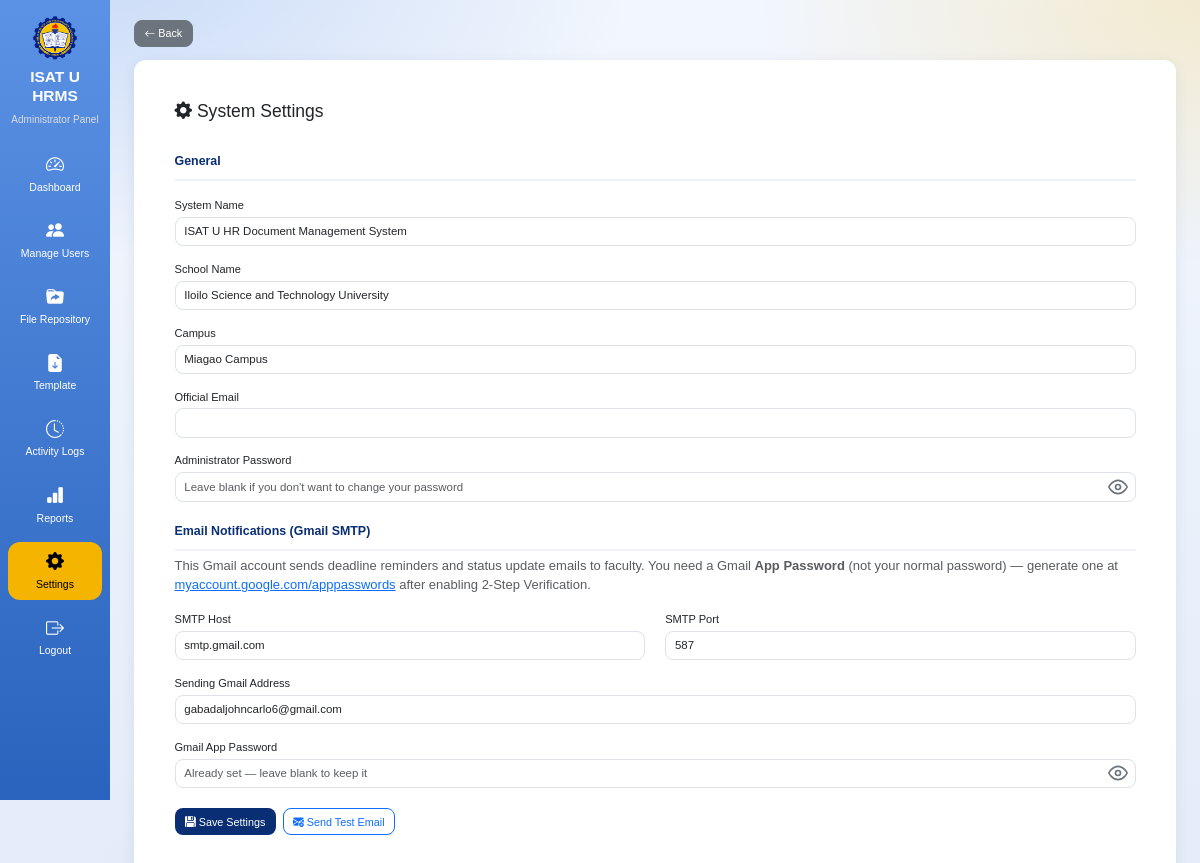
/admin/settings.php (signed in), run on the app's committed database.
### tables this page shows
CREATE TABLE `system_settings` (
  `id` int(11) NOT NULL AUTO_INCREMENT,
  `system_name` varchar(255) DEFAULT NULL,
  `school_name` varchar(255) DEFAULT NULL,
  `campus` varchar(255) DEFAULT NULL,
  `official_email` varchar(255) DEFAULT NULL,
  `smtp_host` varchar(100) DEFAULT 'smtp.gmail.com',
  `smtp_port` int(5) DEFAULT 587,
  `smtp_username` varchar(150) DEFAULT NULL,
  `smtp_app_password` varchar(255) DEFAULT NULL,
  PRIMARY KEY (`id`)
);

### admin/settings.php (the view, shortened to what this page needs)
<?php
include "../db.php";
$settings=mysqli_fetch_assoc(mysqli_query($conn,"
SELECT *
FROM system_settings
LIMIT 1
"));
?>
<!DOCTYPE html>
<html lang="en">
<head>
<link href="https://cdn.jsdelivr.net/npm/bootstrap@5.3.3/dist/css/bootstrap.min.css" rel="stylesheet">
<link href="https://cdn.jsdelivr.net/npm/bootstrap-icons@1.11.3/font/bootstrap-icons.css" rel="stylesheet">
<link rel="stylesheet" href="../assets/ui.css">
</head>
<body>
<div class="sidebar">
<a href="dashboard.php" title="Go to Dashboard" style="padding:0;margin:0 auto 4px;background:none;display:block;width:fit-content;text-decoration:none;"><img src="../images/isatu_logo.png"></a>
<h3>ISAT U HRMS</h3>
<p>Administrator Panel</p>
<a href="dashboard.php"><i class="bi bi-speedometer2"></i>Dashboard</a>
<a href="users.php"><i class="bi bi-people-fill"></i>Manage Users</a>
<a href="repository.php"><i class="bi bi-folder-symlink-fill"></i>File Repository</a>
<a href="templates.php"><i class="bi bi-file-earmark-arrow-down-fill"></i> Template</a>
<a href="activity_logs.php"><i class="bi bi-clock-history"></i>Activity Logs</a>
<a href="reports.php"><i class="bi bi-bar-chart-fill"></i>Reports</a>
<a href="settings.php" class="active"><i class="bi bi-gear-fill"></i>Settings</a>
<a href="../logout.php" onclick="return confirm('Are you sure you want to log out?')"><i class="bi bi-box-arrow-right"></i>Logout</a>
</div>
<div class="main">
<a href="dashboard.php" class="btn btn-secondary mb-3">
<i class="bi bi-arrow-left"></i> Back
</a>
<div class="card p-5">
<h2 class="mb-4">
<i class="bi bi-gear-fill"></i>
System Settings
</h2>
<form method="POST">
<div class="section-title">General</div>
<div class="mb-3">
<label class="form-label">System Name</label>
<input type="text" name="system_name" class="form-control"
value="<?php echo htmlspecialchars($settings['system_name']); ?>">
</div>
<div class="mb-3">
<label class="form-label">School Name</label>
<input type="text" name="school_name" class="form-control"
value="<?php echo htmlspecialchars($settings['school_name']); ?>">
</div>
<div class="mb-3">
<label class="form-label">Campus</label>
<input type="text" name="campus" class="form-control"
value="<?php echo htmlspecialchars($settings['campus']); ?>">
</div>
<div class="mb-3">
<label class="form-label">Official Email</label>
<input type="email" name="email" class="form-control"
value="<?php echo htmlspecialchars($settings['official_email']); ?>">
</div>
<div class="mb-4">
<label class="form-label">Administrator Password</label>
<input type="password" name="password" class="form-control"
placeholder="Leave blank if you don't want to change your password">
</div>
<div class="section-title">Email Notifications (Gmail SMTP)</div>
<p class="text-muted" style="font-size:13px;margin-top:-10px;margin-bottom:15px;">
This Gmail account sends deadline reminders and status update emails to faculty.
You need a Gmail <strong>App Password</strong> (not your normal password) —
generate one at
<a href="https://myaccount.google.com/apppasswords" target="_blank">myaccount.google.com/apppasswords</a>
after enabling 2-Step Verification.
</p>
<div class="row">
<div class="col-md-6 mb-3">
<label class="form-label">SMTP Host</label>
<input type="text" name="smtp_host" class="form-control"
value="<?php echo htmlspecialchars($settings['smtp_host'] ?: 'smtp.gmail.com'); ?>">
</div>
<div class="col-md-6 mb-3">
<label class="form-label">SMTP Port</label>
<input type="number" name="smtp_port" class="form-control"
value="<?php echo htmlspecialchars($settings['smtp_port'] ?: 587); ?>">
</div>
</div>
<div class="mb-3">
<label class="form-label">Sending Gmail Address</label>
<input type="email" name="smtp_username" class="form-control"
placeholder="yourhroffice@gmail.com"
value="<?php echo htmlspecialchars($settings['smtp_username'] ?? ''); ?>">
</div>
<div class="mb-4">
<label class="form-label">Gmail App Password</label>
<input type="password" name="smtp_app_password" class="form-control"
placeholder="<?php echo !empty($settings['smtp_app_password']) ? 'Already set — leave blank to keep it' : '16-character App Password'; ?>">
</div>
<div class="d-flex gap-2">
<button type="submit" name="save" class="btn btn-save">
<i class="bi bi-floppy-fill"></i>
Save Settings
</button>
<button type="submit" name="send_test_email" class="btn btn-outline-primary">
<i class="bi bi-envelope-check-fill"></i>
Send Test Email
</button>
</div>
</form>
</div>
</div>
</body>
</html>

### assets/ui.css (style rules this page uses)
html { font-size:13.5px !important; }
body { font-size:.92rem; background: radial-gradient(900px 500px at 8% -5%, rgba(91,146,229,.28), transparent 60%), radial-gradient(800px 480px at 100% 0%, rgba(245,180,0,.18), transparent 55%), radial-gradient(900px 600px at 50% 110%, rgba(18,60,146,.16), transparent 60%), linear-gradient(180deg,#f2f6fd 0%,#e4ecf9 100%) !important; background-attachment:fixed !important; }
h2 { font-size:1.3rem !important; }
h3 { font-size:1.15rem !important; }
.main { padding:20px 24px !important; }
.stat-card,.chart-card,.card,.profile-card,.card-box { border-radius:12px !important;box-shadow:0 4px 14px rgba(10,46,115,.08) !important; }
.btn { font-size:.8rem;padding:.32rem .7rem;border-radius:8px; }
.form-control,.form-select { font-size:.85rem;padding:.38rem .65rem;border-radius:8px; }
.form-label { font-size:.82rem;margin-bottom:.25rem; }

### admin/settings.php (style rules this page uses)
* { margin:0;padding:0;box-sizing:border-box;font-family:'Poppins',sans-serif; }
body { background:#eef3fb; overflow-x:hidden; }
.sidebar { position:fixed; top:0; left:0; width:110px; height:100vh; background:linear-gradient(180deg,#5b92e5,#2a63bd); padding:16px 8px; overflow-y:auto; overflow-x:hidden; z-index:999; }
.sidebar img { width:44px; display:block; margin:auto; }
.sidebar h3 { color:#fff; text-align:center; margin-top:8px; font-weight:700; font-size:12px; line-height:1.2; }
.sidebar p { color:#ddd; text-align:center; margin-bottom:18px; font-size:10px; }
.sidebar a { display:flex; flex-direction:column; align-items:center; justify-content:center; gap:4px; padding:10px 4px; margin-bottom:8px; text-decoration:none; color:#fff; border-radius:12px; transition:.3s; font-weight:500; font-size:10.5px; line-height:1.2; text-align:center; word-break:break-word; white-space:normal; }
.sidebar a i { font-size:18px; }
.sidebar a.active { background:#F5B400; color:#000; }
.main { margin-left:110px; padding:30px; }
.card { border:none; border-radius:20px; box-shadow:0 10px 30px rgba(0,0,0,.08); }
.btn-save { background:#0A2E73; color:white; }
.section-title { font-weight:700; color:#0A2E73; margin-top:10px; margin-bottom:15px; padding-bottom:8px; border-bottom:2px solid #eef3fb; }

### data on the page
system_settings: system_name "ISAT U HR Document Management System", school_name "Iloilo Science and Technology University", campus "Miagao Campus", smtp_host "smtp.gmail.com", smtp_port "587", smtp_username "gabadaljohncarlo6@gmail.com"
